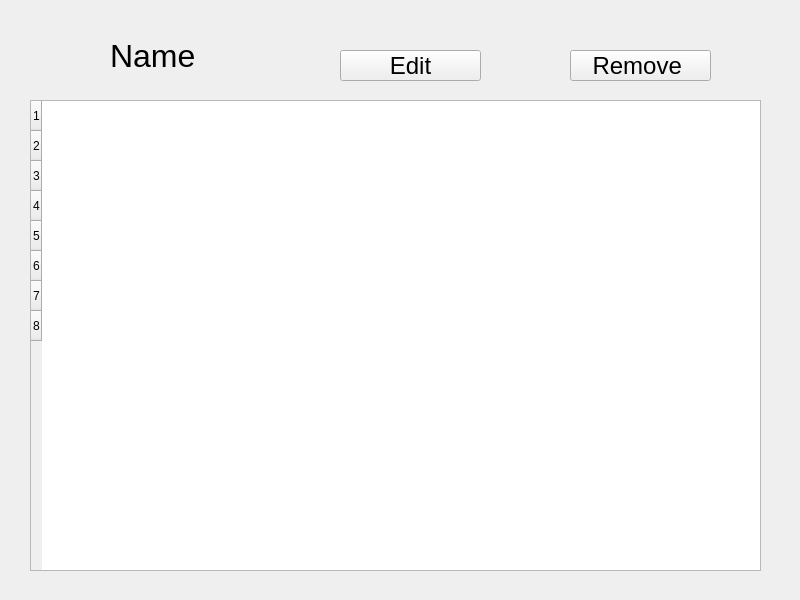
<?xml version="1.0" encoding="UTF-8"?>
<ui version="4.0">
 <class>vmData</class>
 <widget class="QWidget" name="vmData">
  <property name="geometry">
   <rect>
    <x>0</x>
    <y>0</y>
    <width>800</width>
    <height>600</height>
   </rect>
  </property>
  <property name="windowTitle">
   <string>Virtual Machines</string>
  </property>
  <widget class="QLabel" name="itemName">
   <property name="geometry">
    <rect>
     <x>110</x>
     <y>40</y>
     <width>91</width>
     <height>31</height>
    </rect>
   </property>
   <property name="font">
    <font>
     <pointsize>24</pointsize>
    </font>
   </property>
   <property name="text">
    <string>Name</string>
   </property>
  </widget>
  <widget class="QPushButton" name="editButton">
   <property name="geometry">
    <rect>
     <x>340</x>
     <y>50</y>
     <width>141</width>
     <height>31</height>
    </rect>
   </property>
   <property name="font">
    <font>
     <pointsize>18</pointsize>
    </font>
   </property>
   <property name="text">
    <string>Edit</string>
   </property>
  </widget>
  <widget class="QPushButton" name="removeButton">
   <property name="geometry">
    <rect>
     <x>570</x>
     <y>50</y>
     <width>141</width>
     <height>31</height>
    </rect>
   </property>
   <property name="font">
    <font>
     <pointsize>18</pointsize>
    </font>
   </property>
   <property name="text">
    <string>Remove </string>
   </property>
  </widget>
  <widget class="QTableWidget" name="dataTable">
   <property name="geometry">
    <rect>
     <x>30</x>
     <y>100</y>
     <width>731</width>
     <height>471</height>
    </rect>
   </property>
   <property name="rowCount">
    <number>8</number>
   </property>
   <row/>
   <row/>
   <row/>
   <row/>
   <row/>
   <row/>
   <row/>
   <row/>
  </widget>
 </widget>
 <resources/>
 <connections/>
</ui>
